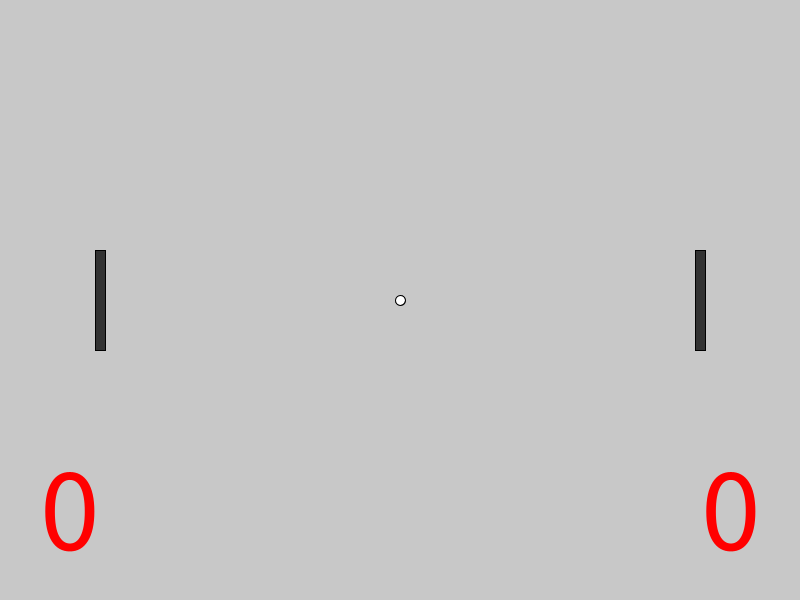
Frame 1 (no input)
Frame 60 (the mouse pressed at the canvas centre just before this capture): identical to frame 1, image omitted
Frame 120 (the mouse held since frame 60 and released just before this capture): identical to frame 1, image omitted

The Processing sketch that drew this single still picture (run headless with seeded random() and noise(); from frame 60 on, the mouse is pressed at the canvas centre):

// Processing sketch: Weekly5_Pong
// ── Weekly5_Pong.pde

float racketWidth, racketHeight, widthFromEdge, ballSize, racketSpeed, racketLeniency, ballLeniency;
int initialBallTimer;
Racket left, right;
PVector leftRacketStart, rightRacketStart, ballStart, ballSpeed;
int[] rightRacketControls= new int[2], leftRacketControls = new int[2];
PingPongBall ball;


void setup() {
  size(800, 600);
  rectMode(CENTER);
  widthFromEdge = 1/8;
  racketWidth = 10;
  racketHeight = 100;
  racketSpeed = 6;
  racketLeniency = 1;

  leftRacketStart = new PVector(width/8, height/2);
  leftRacketControls[0] = 'w';
  leftRacketControls[1] = 's';
  left = new Racket(leftRacketStart, "left", racketSpeed, leftRacketControls, new PVector(racketWidth, racketHeight), racketLeniency);

  rightRacketStart = new PVector(width*7/8, height/2);
  rightRacketControls[0] = UP;
  rightRacketControls[1] = DOWN;
  right = new Racket(rightRacketStart, "right", racketSpeed, rightRacketControls, new PVector(racketWidth, racketHeight), racketLeniency);

  ballSize = 10;
  ballStart = new PVector(width/2, height/2);
  ballSpeed = new PVector(3, 1.5);
  ballLeniency = 2;
  ball = new PingPongBall(ballStart, ballSpeed, ballSize, ballLeniency);
  initialBallTimer = 150;
}


void draw() {
  background(200);

  if ((initialBallTimer == 0) && (!ball.anyWon())) {
    ball.move();
    ball.smackedHor(left);
    ball.smackedHor(right);
    initialBallTimer =  ball.score();
  } else {
    initialBallTimer--;
  }
  if(ball.anyWon()){
  ball.win();
  text(ball.winner + " wins!",130,200);
  }

  ball.make();
  left.make();
  right.make();
  left.move();
  right.move();
  textSize(120);
  fill(255,0,0);
  text(ball.scoreRight,width-99,height-50);
  text(ball.scoreLeft,40,height-50);
}
void keyPressed() {
  left.startMovement();
  right.startMovement();
}
void keyReleased() {
  left.stopMovement();
  right.stopMovement();
}
void makeSquare(float x, float y, float side, color c) {
  fill(c);
  square(x, y, side);
}

void makeRect(float x, float y, float wid, float hgt, color c) {
  fill(c);
  rect(x, y, wid, hgt);
}

void makeCircle(float x, float y, float d, color c) {
  fill(c);
  circle(x, y, d);
}

PVector addPVector(PVector a, PVector b) {
  return new PVector(a.x+b.x, a.y+b.y);
}
PVector addToPVector(float n, PVector posn) {
  return new PVector(posn.x+n, posn.y+n);
}

boolean inBounds(float x, float y, float leftBound, float rightBound, float topBound, float bottomBound) {
  /*
  checks if the given input is within all four bounds
   */
  return ((leftBound <= x) && (x <= rightBound) && (topBound <= y) && (y <= bottomBound));
}

boolean inSquareCentered(float x, float y, float side, float inputX, float inputY) {
  /*
  checks if the input is in the given square centered at (x,y) with sides of side
   */
  return inBounds(inputX, inputY, x-side, x+side, y-side, y+side);
}
boolean inRectCentered(float x, float y, float wid, float hgt, float inputX, float inputY) {
  /*
  checks if the input is in the given rectangle centered at (x,y) with sides of wid and hgt
   */
  return inBounds(inputX, inputY, x-wid/2, x+wid/2, y-hgt/2, y+hgt/2);
}
boolean octogonHitSquare(float x, float y, float octoRadius, float squareLeft, float squareRight, float squareTop, float squareBottom, float leniency) {
  /*
  checks if the 8 equadistant points from the given x and y enter the rectangle boundaries
   */
  float hitRadius = octoRadius+leniency;
  return (inBounds(x-hitRadius, y, squareLeft, squareRight, squareTop, squareBottom) ||
    inBounds(x+hitRadius, y, squareLeft, squareRight, squareTop, squareBottom) ||
    inBounds(x, y-hitRadius, squareLeft, squareRight, squareTop, squareBottom) ||
    inBounds(x, y+hitRadius, squareLeft, squareRight, squareTop, squareBottom) ||
    inBounds(x-hitRadius/sqrt(2), y-hitRadius/sqrt(2), squareLeft, squareRight, squareTop, squareBottom) ||
    inBounds(x+hitRadius/sqrt(2), y-hitRadius/sqrt(2), squareLeft, squareRight, squareTop, squareBottom) ||
    inBounds(x-hitRadius/sqrt(2), y+hitRadius/sqrt(2), squareLeft, squareRight, squareTop, squareBottom) ||
    inBounds(x+hitRadius/sqrt(2), y+hitRadius/sqrt(2), squareLeft, squareRight, squareTop, squareBottom));
}
class Dir {
  float left = 0, right = 0, up = 0, down = 0;
  boolean isLeft = false, isRight= false, isUp= false, isDown= false;
  Dir(float left, float right, float up, float down) {
    this.left = left;
    this.right = right;
    this.up = up;
    this.down = down;
  }
  Dir(boolean isLeft, boolean isRight, boolean isUp, boolean isDown) {
    this.isLeft = isLeft;
    this.isRight = isRight;
    this.isUp = isUp;
    this.isDown = isDown;
  }
  Dir(float left, float right, float up, float down, boolean isLeft, boolean isRight, boolean isUp, boolean isDown) {
    this.isLeft = isLeft;
    this.isRight = isRight;
    this.isUp = isUp;
    this.isDown = isDown;
    this.left = left;
    this.right = right;
    this.up = up;
    this.down = down;
  }
  boolean isMoving() {
    return(isLeft || isRight || isUp || isDown);
  }
}
class Racket {
  PVector posn, size, trueSize;
  float speed, leniency;
  int[] keys = new int[2];
  Dir dir;
  color c = color(50);

  Racket(PVector firstPosn, String leftOrRight, float speed, int[] upDown, PVector size, float leniency) {
    posn = firstPosn;
    this.speed = speed;
    keys = upDown;
    this.size = size;
    this.leniency = leniency;
    trueSize = addToPVector(leniency, size);
    if (leftOrRight == "left") {
      dir = new Dir(true, false, false, false);
    } else {
      dir = new Dir(false, true, false, false);
    }
  }
  Racket(PVector firstPosn, String leftOrRight, float speed, int[] upDown, PVector size, float leniency, color c) {
    posn = firstPosn;
    this.speed = speed;
    keys = upDown;
    this.size = size;
    this.leniency = leniency;
    trueSize = addToPVector(leniency, size);
    if (leftOrRight == "left") {
      dir = new Dir(true, false, false, false);
    } else {
      dir = new Dir(false, true, false, false);
    }
    this.c = c;
  }

  void move() {
    if (dir.isUp) {
      posn.y=constrain(posn.y-speed, size.y/2, height-size.y/2);
    } else if (dir.isDown) {
      posn.y=constrain(posn.y+speed, size.y/2, height-size.y/2);
    }
  }
  void startMovement() {
    if (key == keys[0] || keyCode == keys[0]) {
      dir.isUp = true;
    } else if (key == keys[1] || keyCode == keys[1]) {
      dir.isDown = true;
    }
  }
  void stopMovement() {
    if (key == keys[0] || keyCode == keys[0]) {
      dir.isUp = false;
    } else if (key == keys[1] || keyCode == keys[1]) {
      dir.isDown = false;
    }
  }
  boolean hit(float inputX, float inputY) {
    /*
  checks if the input has hit the Racket
     */
    return inBounds(inputX, inputY, posn.x-size.x/2, posn.x+size.x/2, posn.y-size.y/2, posn.y+size.y/2);
  }
  void make() {
    makeRect(posn.x, posn.y, size.x, size.y, c);
  }
}




class PingPongBall {
  PVector posn, secondLastPosn, thirdLastPosn, speed, firstPosn, firstSpeed;
  float diameter, leniency, trueSize, minX = 3, maxX = 7, minY = -5, maxY = 5;
  boolean bounced = false;
  color c = color(255);
  int scoreLeft = 0, scoreRight = 0, ballTimer = 90, maxScore = 3;
  String winner = "";

  PingPongBall(PVector firstPosn, PVector speed, float size, float leniency) {
    posn = firstPosn;
    secondLastPosn = firstPosn;
    thirdLastPosn = firstPosn;
    this.firstPosn = firstPosn;
    this.speed = speed;
    firstSpeed = speed;
    diameter = size;
    this.leniency = leniency;
    trueSize = size + leniency;
  }
  PingPongBall(PVector firstPosn, PVector speed, float size, float leniency, float ballTimer) {
    posn = firstPosn;
    secondLastPosn = firstPosn;
    thirdLastPosn = firstPosn;
    this.firstPosn = firstPosn;
    this.speed = speed;
    firstSpeed = speed;
    diameter = size;
    this.leniency = leniency;
    trueSize = size + leniency;
    this.ballTimer = int(ballTimer);
  }
  PingPongBall(PVector firstPosn, PVector speed, float size, float leniency, color c) {
    posn = firstPosn;
    secondLastPosn = firstPosn;
    thirdLastPosn = firstPosn;
    this.firstPosn = firstPosn;
    this.speed = speed;
    firstSpeed = speed;
    diameter = size;
    this.leniency = leniency;
    trueSize = size + leniency;
    this.c = c;
  }
  PingPongBall(PVector firstPosn, PVector speed, float size, float leniency, float minXSpeed, float maxXSpeed, float minYSpeed, float maxYSpeed) {
    posn = firstPosn;
    secondLastPosn = firstPosn;
    thirdLastPosn = firstPosn;
    this.firstPosn = firstPosn;
    this.speed = speed;
    firstSpeed = speed;
    diameter = size;
    this.leniency = leniency;
    trueSize = size + leniency;
    minX = minXSpeed;
    maxX = maxXSpeed;
    minY = minYSpeed;
    maxY = maxYSpeed;
  }
  PingPongBall(PVector firstPosn, PVector speed, float size, float leniency, color c, float minXSpeed, float maxXSpeed, float minYSpeed, float maxYSpeed) {
    posn = firstPosn;
    secondLastPosn = firstPosn;
    thirdLastPosn = firstPosn;
    this.firstPosn = firstPosn;
    this.speed = speed;
    firstSpeed = speed;
    diameter = size;
    this.leniency = leniency;
    trueSize = size + leniency;
    minX = minXSpeed;
    maxX = maxXSpeed;
    minY = minYSpeed;
    maxY = maxYSpeed;
    this.c = c;
  }
  PingPongBall(PVector firstPosn, PVector speed, float size, float leniency, color c, float minXSpeed, float maxXSpeed, float minYSpeed, float maxYSpeed, int ballTimer, int scoreToWin) {
    posn = firstPosn;
    secondLastPosn = firstPosn;
    thirdLastPosn = firstPosn;
    this.firstPosn = firstPosn;
    this.speed = speed;
    firstSpeed = speed;
    diameter = size;
    this.leniency = leniency;
    trueSize = size + leniency;
    minX = minXSpeed;
    maxX = maxXSpeed;
    minY = minYSpeed;
    maxY = maxYSpeed;
    this.c = c;
    this.ballTimer = ballTimer;
    maxScore = scoreToWin;
  }
  boolean didHitRacket(Racket paddle) {
    return (paddle.hit(posn.x-trueSize, posn.y) ||
      paddle.hit(posn.x+trueSize, posn.y) ||
      paddle.hit(posn.x, posn.y-trueSize) ||
      paddle.hit(posn.x, posn.y+trueSize) ||
      paddle.hit(posn.x-trueSize/sqrt(2), posn.y-trueSize/sqrt(2)) ||
      paddle.hit(posn.x+trueSize/sqrt(2), posn.y-trueSize/sqrt(2)) ||
      paddle.hit(posn.x-trueSize/sqrt(2), posn.y+trueSize/sqrt(2)) ||
      paddle.hit(posn.x+trueSize/sqrt(2), posn.y+trueSize/sqrt(2)));
  }
  void smackedHor(Racket paddle) {
    if (didHitRacket(paddle)) {
      if (paddle.dir.isRight) {
        speed.x = constrain(-abs(speed.x/*+random(-3, 3)*/), -minX, -maxX);
        if (paddle.dir.isUp) {
          speed.y -= constrain(paddle.speed, minY, maxY);
        } else if (paddle.dir.isDown) {
          speed.y += constrain(paddle.speed, minY, maxY);
        }
      } else {
        speed.x = constrain(abs(speed.x+random(-3, 3)), minX, maxX);
        if (paddle.dir.isUp) {
          speed.y -= constrain(paddle.speed, minY, maxY);
        } else if (paddle.dir.isDown) {
          speed.y += constrain(paddle.speed, minY, maxY);
        }
      }
    }
  }
  void move() {
    thirdLastPosn = secondLastPosn;
    secondLastPosn = posn;
    speed.x = constrain(speed.x,-maxX,maxX);
    if(speed.x > 0 && speed.x < minX){
     speed.x = minX; 
    }else if(speed.x < 0 && speed.x > -minX){
     speed.x = -minX; 
    }
    speed.y = constrain(speed.y,minY,maxY);
    if(speed.y > 0 && speed.y < minY){
     speed.y = minY; 
    }else if(speed.y < 0 && speed.y > minY){
     speed.y = -minY;}
    posn = addPVector(posn, speed);
    if (posn.y >= height-diameter/2) {
      posn.y = height-diameter/2;
      speed.y = -abs(speed.y);
    } else if (posn.y <= diameter/2) {
      posn.y = diameter/2;
      speed.y = abs(speed.y);
    }
  }
  void make() {
    makeCircle(thirdLastPosn.x, thirdLastPosn.y, diameter/1.2, c);
    makeCircle(secondLastPosn.x, secondLastPosn.y, diameter/1.1, c);
    makeCircle(posn.x, posn.y, diameter, c);
  }
  int score() {
    if (posn.x > width-diameter/2) {
      scoreLeft++;
      posn = firstPosn;
      secondLastPosn = firstPosn;
      thirdLastPosn = firstPosn;
      speed.y = firstSpeed.y+random(-1,1);
      speed.x = 3;
      return ballTimer;
    } else if (posn.x < diameter/2) {
      scoreRight++;
      posn = firstPosn;
      secondLastPosn = firstPosn;
      thirdLastPosn = firstPosn;
      speed.y = firstSpeed.y+random(-6,0);
      speed.x = -3;
      println(firstSpeed);
      return ballTimer;
      
    }else{return 0;}
  }
  boolean anyWon(){
    return(scoreLeft >= maxScore || scoreRight >= maxScore);
  }
  void win(){
    if(scoreLeft >= maxScore){
      winner = "Left";
    }else{
      winner = "Right";
    }
  }
}
